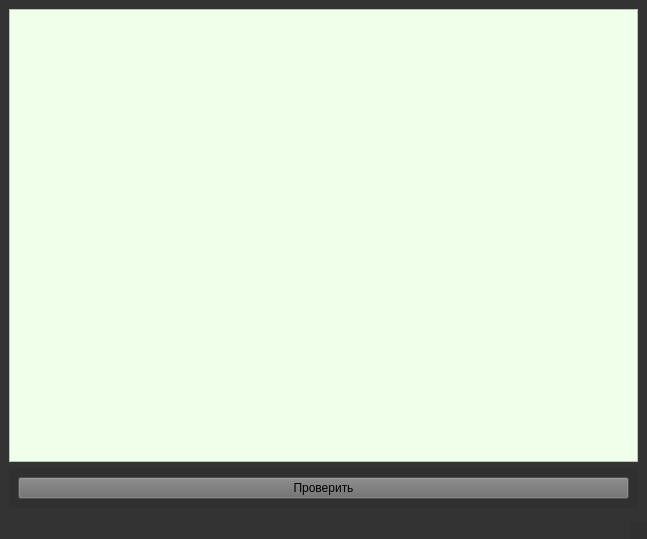
<?xml version="1.0" encoding="UTF-8"?>
<ui version="4.0">
 <class>MainWindow</class>
 <widget class="QMainWindow" name="MainWindow">
  <property name="geometry">
   <rect>
    <x>0</x>
    <y>0</y>
    <width>647</width>
    <height>539</height>
   </rect>
  </property>
  <property name="windowTitle">
   <string>MainWindow</string>
  </property>
  <property name="styleSheet">
   <string notr="true">background: rgba(47, 47, 47, 194)</string>
  </property>
  <widget class="QWidget" name="centralwidget">
   <layout class="QGridLayout" name="gridLayout">
    <item row="0" column="0">
     <widget class="QScrollArea" name="scrollArea">
      <property name="styleSheet">
       <string notr="true">background:rgb(239, 255, 234)</string>
      </property>
      <property name="widgetResizable">
       <bool>true</bool>
      </property>
      <widget class="QWidget" name="scrollAreaWidgetContents">
       <property name="geometry">
        <rect>
         <x>0</x>
         <y>0</y>
         <width>631</width>
         <height>418</height>
        </rect>
       </property>
      </widget>
     </widget>
    </item>
    <item row="1" column="0">
     <widget class="QWidget" name="widget" native="true">
      <layout class="QVBoxLayout" name="verticalLayout">
       <item>
        <widget class="QPushButton" name="pushButton">
         <property name="styleSheet">
          <string notr="true">background:rgb(107, 107, 107)</string>
         </property>
         <property name="text">
          <string>Проверить</string>
         </property>
        </widget>
       </item>
      </layout>
     </widget>
    </item>
   </layout>
  </widget>
  <widget class="QMenuBar" name="menubar">
   <property name="geometry">
    <rect>
     <x>0</x>
     <y>0</y>
     <width>647</width>
     <height>30</height>
    </rect>
   </property>
  </widget>
  <widget class="QStatusBar" name="statusbar"/>
 </widget>
 <resources/>
 <connections/>
</ui>
